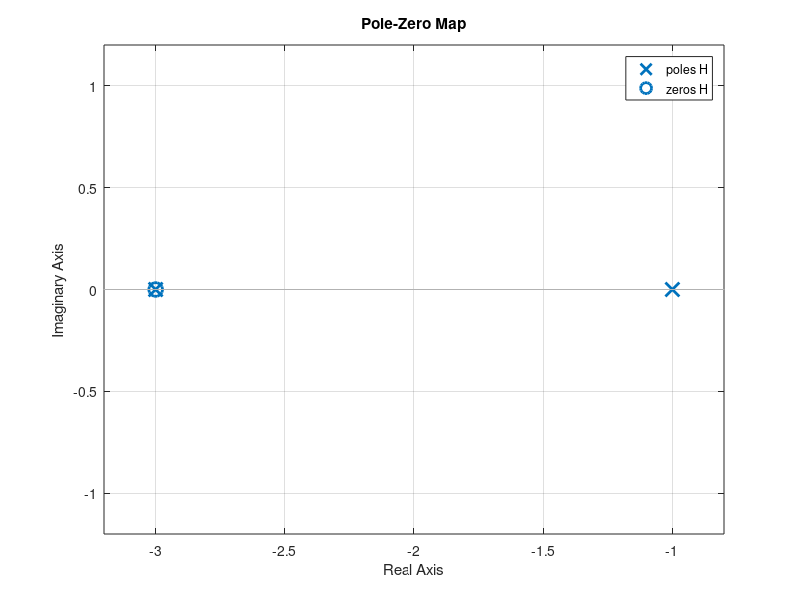
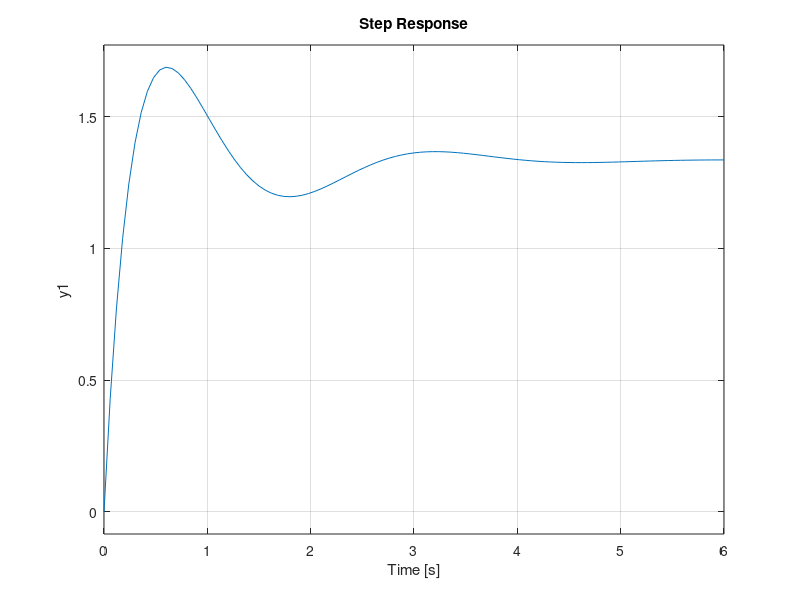

MATLAB code to generate these figures, in order: (Note: this script raises an error after producing the figures.)
clc, clear all, close all

%% 1)
clc, clear all, close all

H = tf([1 3],[1 4 3])

% Poles and zeros
[p,z] = pzmap(H)

% pole-zero map
pzmap(H)

% Impulse response

figure (2)
impulse(H)

%% 2)
clc, clear all, close all

H = tf([1 -7 12],[1 3 1 -5])

% Poles and zeros
[p,z] = pzmap(H)

% pole-zero map
pzmap(H)

% Impulse response

figure (2)
impulse(H)

%% 3)
clc, clear all, close all

H = tf([1 -10 21],[1 5 9 5 0])

% Poles and zeros
[p,z] = pzmap(H)

% pole-zero map
pzmap(H)

% Impulse response

figure (2)
impulse(H)

%% 
clc, clear all, close all

H = tf([8 18 32], [1 6 14 24])
pzmap(H)
grid on
[p,z] = pzmap(H)
impulse(H)
step(H)

%% 5) Asymptotically stable
clear all, close all, clc

syms s

p1 = -1-j;
p2 = -1+j;
p3 = -2;

z1 = 1;
z2 = 2;

TF = expand(((s-z1)*(s-z2)))/expand(((s-p1)*(s-p2)*(s-p3)))

H = tf([1 -3 2], [1 4 6 4])

figure (1)
impulse(H)

figure (2)
pzmap(H)

%% 4) stable 
clear all, clc, close all
syms s

p1 = -1;
p2 = -2;
p3 = 0;

z1 = 1;
z2 = 2;

TF = expand(((s-z1)*(s-z2)))/expand(((s-p1)*(s-p2)*(s-p3)))

H = tf([1 -3 2], [1 3 2 0])

figure (1)
impulse(H)

figure (2)
pzmap(H)

%% 6) unstable 
clear all, clc, close all
syms s

p1 = -1;
p2 = -2;
p3 = 1;

z1 = 3;
z2 = 4;

TF = expand(((s-z1)*(s-z2)))/expand(((s-p1)*(s-p2)*(s-p3)))

H = tf([1 -7 12], [1 2 -1 -2])

figure (1)
impulse(H)

figure (2)
pzmap(H)

%% 8,9,10) RLC

clear all, clc, close all

R = 40; L = 3*10^-3; C = 5*10^-6;
% R = 1; L = 3*10^-3; C = 5*10^-6;
% R = 2; L = 3*10^-3; C = 5*10^-6;
% R = 3; L = 3*10^-3; C = 5*10^-6;
% R = 10; L = 3*10^-3; C = 5*10^-6;


H = tf(1/(L*C), [1 R/L 1/(L*C)])


figure (1)
impulse(H)

figure (2)
step(H)

[p,z] = pzmap(H)
figure (3)
pzmap(H)

%% 11,12) Zero pole cancelation 
clear all, clc, close all
syms s

H = tf([1 -7 12], [1 1 0 -2])

[p,z] = pzmap(H)
impulse(H)

%% 13
clear all, clc, close all
syms s


z1 = 4;
z2 = 3;

p1 = -1+i;
p2 = -1-i;

expand((s-z1)*(s-z2))/expand((s-p1)*(s-p2))

H = tf([1 -7 12], [1 2 2])

impulse(H)




